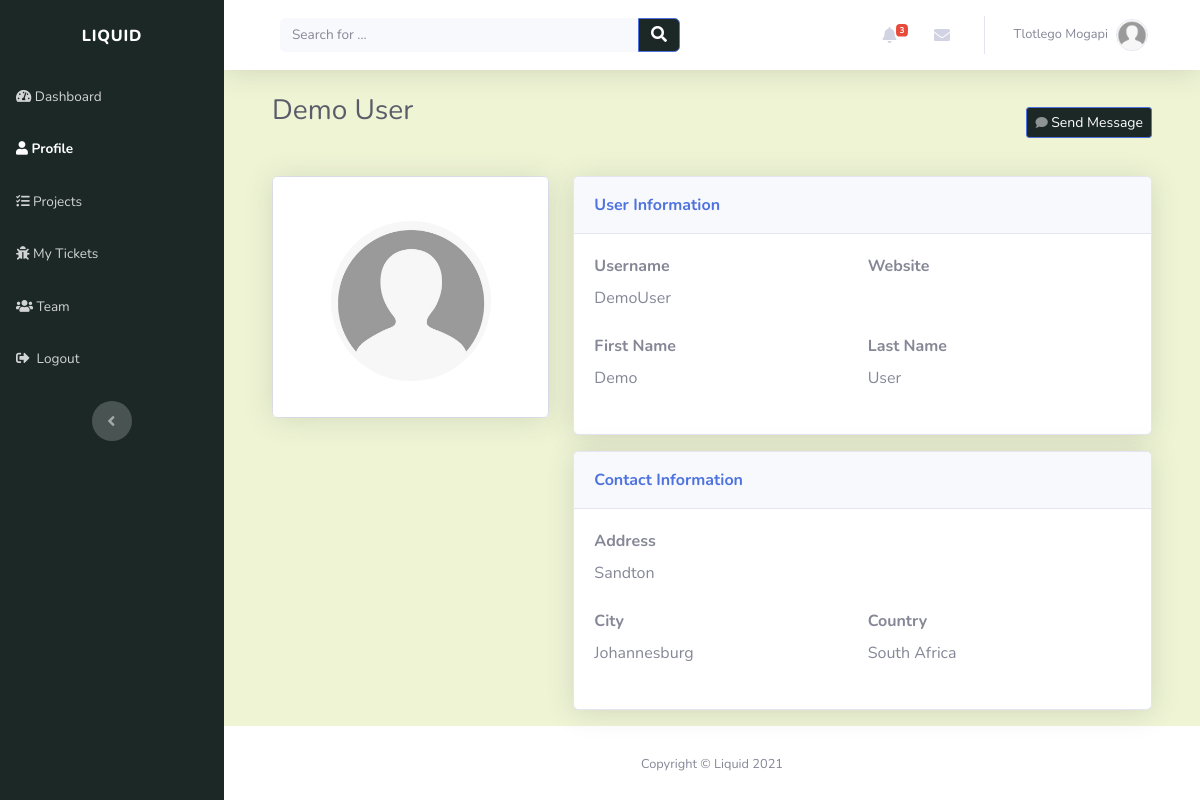
/account/profile/demo-useremailcom-44lf7xgn/ (signed in), run on the app's committed database.
### account/models.py (models this page shows, shortened)
class Profile(models.Model):
    user = models.OneToOneField(settings.AUTH_USER_MODEL, on_delete=models.CASCADE, unique=True)
    profile_picture = models.ImageField(default='default.jpg', upload_to='profile_images', blank=True)
    website = models.URLField(blank=True)
    first_name = models.CharField(max_length=30, blank=True)
    last_name = models.CharField(max_length=30, blank=True)
    address = models.CharField(max_length=50, blank=True)
    city = models.CharField(max_length=50, blank=True)
    country = models.CharField(max_length=50, blank=True)
    slug = models.SlugField(unique=True, blank=True)

class Account(AbstractBaseUser):
    email = models.EmailField(verbose_name="email", max_length=30, unique=True)
    username = models.CharField(max_length=30, unique=True)
    date_created = models.DateTimeField(verbose_name="date created", auto_now_add=True)
    last_login = models.DateTimeField(verbose_name="last login", auto_now=True)
    is_admin = models.BooleanField(default=False)
    is_staff = models.BooleanField(default=False)
    is_active = models.BooleanField(default=True)
    is_super_user = models.BooleanField(default=False)
    USERNAME_FIELD = 'email'
    REQUIRED_FIELDS = ['username']
    objects = AccountManager()

### account/views.py (the view)
# urls.py: path('profile/<slug:slug>/', views.profile_detail_view, name="view_profile"),
@login_required(login_url='login_page')
def profile_detail_view(request, slug):
    context = {}
    context['user_profile'] = get_object_or_404(Profile, slug=slug)
    return render(request, "account/profile_detail.html", context)

### index/custom_processors.py (called while the page is built)
def profile_processor(request):
    if request.user.is_authenticated:
        user = request.user
        user_profile = get_object_or_404(Profile, user=user)
        user_messages = DirectMessage.objects.filter(receiver=user_profile).order_by('-created_on')[:5]
        user_alerts = Alert.objects.filter(user=user_profile).order_by('-created_on')[:5]
        return {'profile': user_profile, 'direct_messages': user_messages, 'alerts': user_alerts}
    else:
        return{}

### account/templates/account/profile_detail.html (shortened to what this page needs)
{% extends "index/header.html" %}
{% block content %}
<div class="container-fluid">
    <div class="d-sm-flex justify-content-between align-items-center mb-4">
		<h3 class="text-dark mb-4">{{user_profile.first_name}} {{user_profile.last_name}}</h3>
        <a
            class="btn btn-primary btn-sm d-none d-sm-inline-block"
            role="button"
            href="#"
            style="background: rgb(28, 40, 38)"
            ><em class="fas fa-comment fa-sm text-white-50"></em>&nbsp;Send Message</a
        >
	</div>
    <div class="row mb-3">
        <div class="col-lg-4">
            <div class="card mb-3">
                <div class="card-body text-center shadow">
                    <img
                        class="rounded-circle mb-3 mt-4"
                        src="{{user_profile.profile_picture.url}}"
                        width="160"
                        height="160"
                        alt="user profile"
                    />
                </div>
            </div>
        </div>
        <div class="col-lg-8">
            <div class="row">
                <div class="col">
                    <div class="card shadow mb-3">
                        <div class="card-header py-3">
                            <p class="text-primary m-0 font-weight-bold" style="color: rgb(28, 40, 38)">
                                User Information
                            </p>
                        </div>
                        <div class="card-body">
                                <div class="form-row">
                                    <div class="col">
                                        <div class="form-group">
                                            <label for="username"><strong>Username</strong></label>
                                            <p class="mb-4">{{ user_profile.user.username }}</p>
                                        </div>
                                    </div>
                                    <div class="col">
                                        <div class="form-group">
                                            <label for="email"><strong>Website</strong></label>
                                        </div>
                                    </div>
                                </div>
                                <div class="form-row">
                                    <div class="col">
                                        <div class="form-group">
                                            <label for="first_name"><strong>First Name</strong></label>
                                            <p class="mb-4">{{ user_profile.first_name }}</p>
                                        </div>
                                    </div>
                                    <div class="col">
                                        <div class="form-group">
                                            <label for="last_name"><strong>Last Name</strong></label>
                                            <p class="mb-4">{{ user_profile.last_name }}</p>
                                        </div>
                                    </div>
                                </div>
                            </div>
                        </div>
                        <div class="card shadow">
                            <div class="card-header py-3">
                                <p class="text-primary m-0 font-weight-bold" style="color: rgb(28, 40, 38)">
                                    Contact Information
                                </p>
                            </div>
                            <div class="card-body">
                                <div class="form-group">
                                    <label for="address"><strong>Address</strong></label>
                                    <p class="mb-4">{{ user_profile.address }}</p>
                                </div>
                                <div class="form-row">
                                    <div class="col">
                                        <div class="form-group">
                                            <label for="city"><strong>City</strong></label>
                                            <p class="mb-4">{{ user_profile.city }}</p>
                                        </div>
                                    </div>
                                    <div class="col">
                                        <div class="form-group">
                                            <label for="country"><strong>Country</strong></label>
                                            <p class="mb-4">{{ user_profile.country }}</p>
                                        </div>
                                    </div>
                                </div>
                            </div>
                        </div>
                </div>
            </div>
        </div>
    </div>
</div>
{% endblock %}

### index/templates/index/snippets/navbar.html (shortened to what this page needs)
<nav
	class="navbar navbar-light navbar-expand bg-white shadow mb-4 topbar static-top"
	style="background: rgb(238, 244, 212)"
>
	<div class="container-fluid">
		<div class="container-fluid">
			<form
				method="GET"
				action="{% url 'index_page' %}"
				target="_self"
				class="form-inline d-none d-sm-inline-block mr-auto ml-md-3 my-2 my-md-0 mw-100 navbar-search"
			>
				<div class="input-group">
					<input
						class="bg-light form-control border-0 small"
						type="search"
						placeholder="Search for ..."
						value="{{query}}"
						name="q"
					/>
					<div class="input-group-append">
						<button class="btn btn-primary py-0" type="submit" style="background: rgb(28, 40, 38)">
							<em class="fas fa-search"></em>
						</button>
					</div>
				</div>
			</form>
			<ul class="nav navbar-nav flex-nowrap ml-auto">
				<li class="nav-item dropdown no-arrow mx-1">
					<div class="nav-item dropdown no-arrow">
						<a class="dropdown-toggle nav-link" data-toggle="dropdown" aria-expanded="false" href="#"
							>{% if alerts %}<span class="badge badge-danger badge-counter">{{alerts.count}}</span>
							{%endif%}<em class="fas fa-bell fa-fw"></em
						></a>
					</div>
				</li>
				<li class="nav-item dropdown no-arrow mx-1">
					<div class="nav-item dropdown no-arrow">
						<a class="dropdown-toggle nav-link" data-toggle="dropdown" aria-expanded="false" href="#"
							><em class="fas fa-envelope fa-fw"></em></a
						>
					</div>
				</li>
				<li class="nav-item dropdown no-arrow">
					<div class="nav-item dropdown no-arrow">
						<a class="dropdown-toggle nav-link" data-toggle="dropdown" aria-expanded="false" href="#"
							><span class="d-none d-lg-inline mr-2 text-gray-600 small">
								{% if profile.first_name and profile.last_name %} {{profile.first_name}}
								{{profile.last_name}} {% else %} {{user}} {%endif%}
							</span>
							<img
								class="border rounded-circle img-profile"
								src="{{profile.profile_picture.url}}"
								alt="user image"
							/>
						</a>
					</div>
				</li>
			</ul>
		</div>
	</div>
</nav>

### data on the page
Profile: first_name "Tlotlego", last_name "Mogapi", profile_picture (placeholder picture)
Profile: first_name "Demo", last_name "User", profile_picture (placeholder picture), user.username "DemoUser", address "Sandton", city "Johannesburg", country "South Africa"

### other printed values
{{ alerts.count }} "3"
